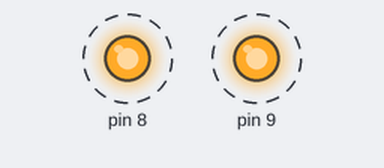
Recording of a sketch running on a simulated Arduino Uno, built with avr-gcc and run on an emulated ATmega328P. Shown: output pins drawn as LEDs (lit = HIGH). Dashed ring = blinking.

Above: at 0.05 s.
Timing chart, 0 to 3.0 s (numbered marks = the images above):
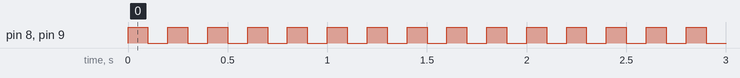

The sketch:

sketch_exp_2_a.ino
```cpp
// 2.a.Hardware - Blink pins 8 (PB0) and 9 (PB1) using direct port register manipulation
// Toggle every 100 ms

void setup() {
  DDRB |= (1 << DDB0) | (1 << DDB1);
}

void loop() {

  PORTB ^= (1 << PORTB0) | (1 << PORTB1);

  delay(100);
}
```

Measured:
- by itself, pin 8, pin 9: alternates HIGH for 0.10 s and LOW for 0.10 s
